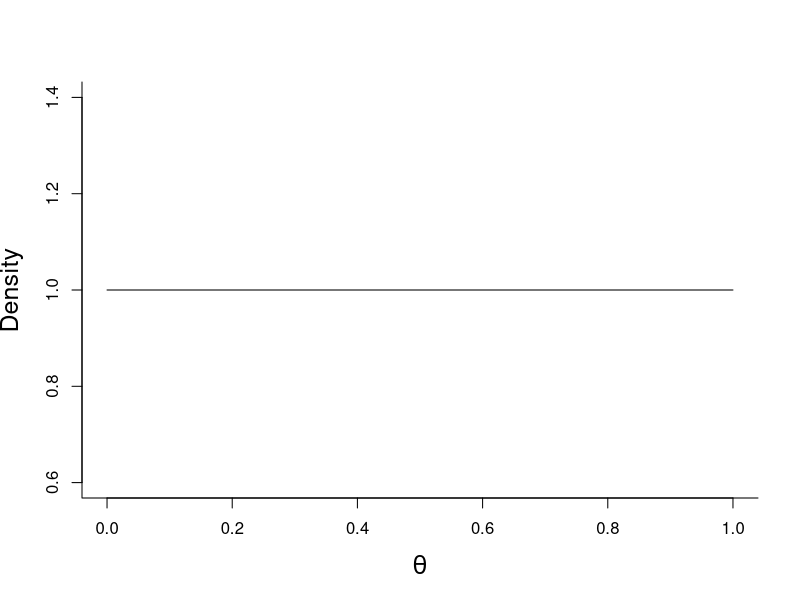
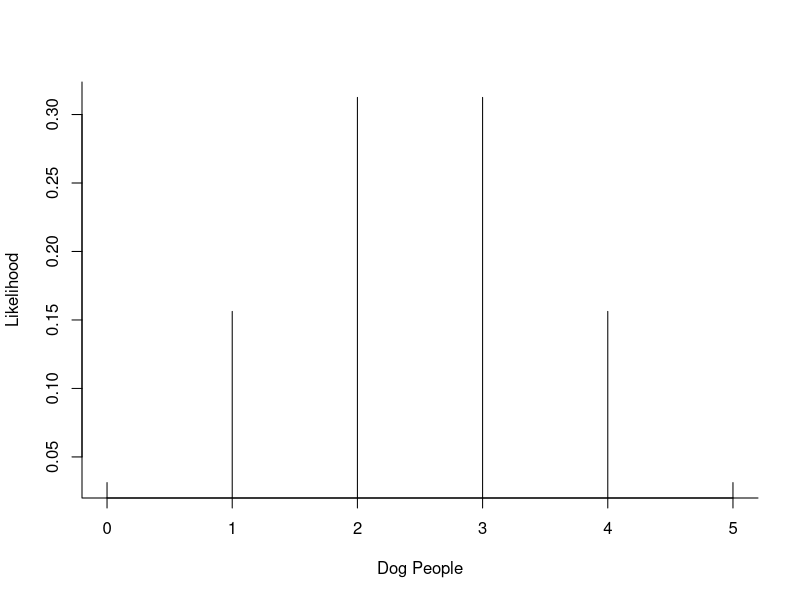
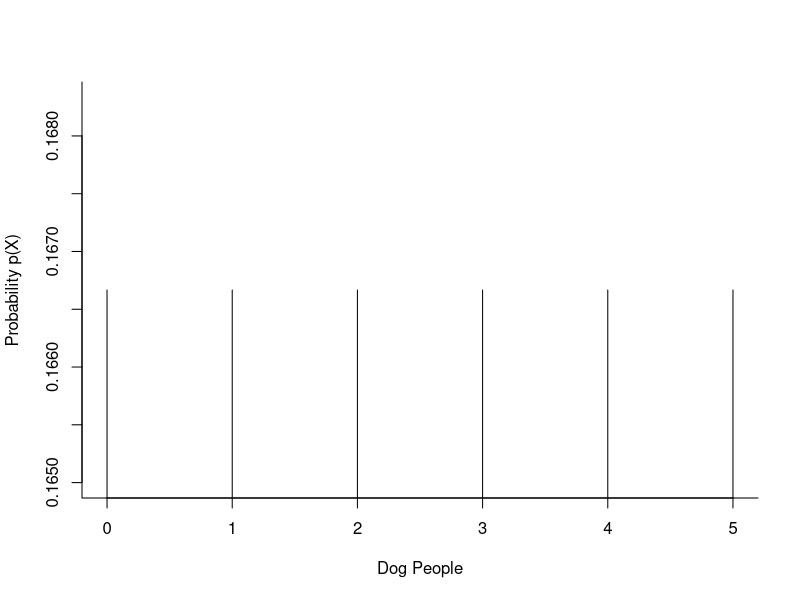
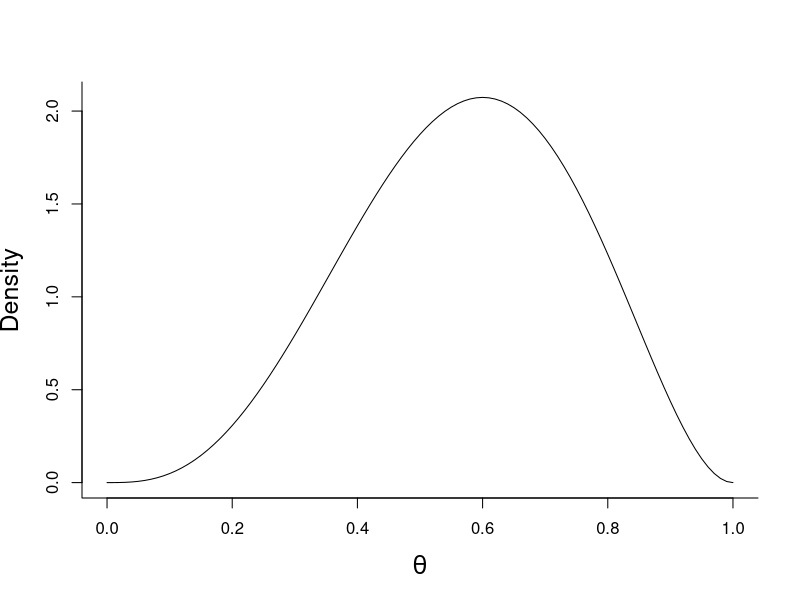
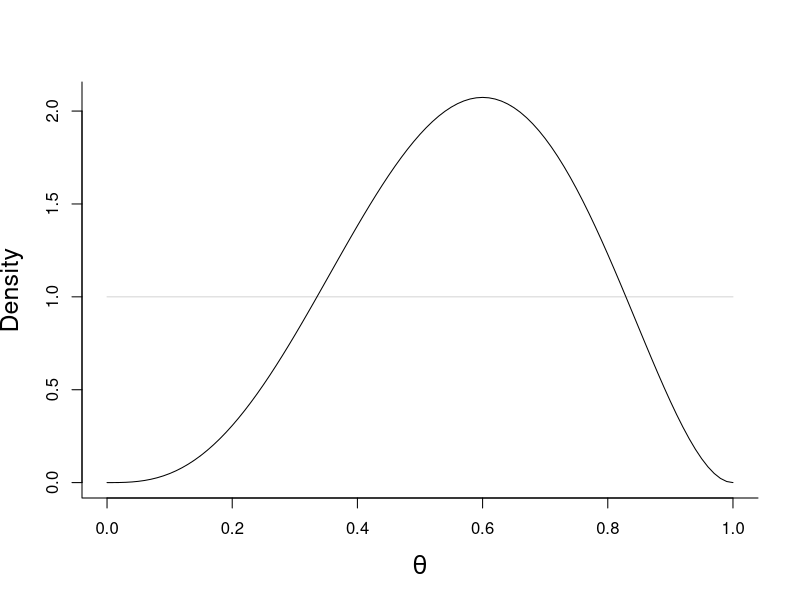

Write the R code that produced these figures, in order.
# ------------------------------------------------------------------------------
#### R LADIES WORKSHOP (September 28, 2021) ####
# ------------------------------------------------------------------------------

dev.off()

#### Specify your prior distribution ####

# Change the shape parameters to find the prior distribution that represents
# your belief best. 
# Remember: theta = 0 = 0% dog people; theta = 1 = 100% dog people

shape1 <- 1
shape2 <- 1

curve(dbeta(x, shape1, shape2),
      bty="l", xlab = bquote(theta), ylab = "Density", cex.lab = 1.5)

#### The likelihood ####

n_observations <- 5
prop <- 0.5

plot(c(0:n_observations), 
     dbinom(c(0:n_observations), n_observations, prob=prop),
     bty="l", xlab = "Dog People", ylab = "Likelihood", type = "h")


#### The prior predictive distribution ####

ppred <- rep(NA, n_observations+1)

for(i in 0:n_observations){
  
  integrand <- function(theta){
    dbinom(i,n_observations,theta) * dbeta(theta,shape1,shape2)
  }
  
  ppred[i+1] <- integrate(integrand, lower = 0, upper = 1)$value
  
}

plot(c(0:n_observations), ppred,
     bty="l", xlab = "Dog People", ylab = "Probability p(X)", type = "h")


#### Observed data ####

dogpeople <- c(0,0,1,1,1)

#### Posterior distribution ####

# Marginal likelihood

integrand <- function(theta){
  dbinom(sum(dogpeople),length(dogpeople),theta) * dbeta(theta,shape1,shape2)
}

ML <- integrate(integrand, lower = 0, upper = 1)$value

# Posterior distribution

posterior <- function(theta){
  dbinom(sum(dogpeople),length(dogpeople),theta) * dbeta(theta,shape1,shape2) / ML
}

curve(posterior(x),
      bty="l", xlab = bquote(theta), ylab = "Density", cex.lab = 1.5)

# Plot prior and posterior for comparison

# Prior and posterior maximum 
# (this is only to scale the y-axis - no need to worry if you don't understand
# this bit)
prior_mode <- (shape1-1)/(shape1+shape2-2)
posterior_mode <- (shape1+sum(dogpeople)-1)/(shape1+shape2+length(dogpeople)-2)

prior_max <- ifelse(is.nan(prior_mode), 1, dbeta(prior_mode, shape1, shape2))
posterior_max <- dbeta(posterior_mode, 
                       shape1 + sum(dogpeople), 
                       shape2 + length(dogpeople) - sum(dogpeople))

# The plot
curve(dbeta(x, shape1, shape2),
      bty="l", xlab = bquote(theta), ylab = "Density", cex.lab = 1.5, 
      col="lightgrey", ylim = c(0, max(c(prior_max, posterior_max))))

curve(posterior(x),
      bty="l", xlab = bquote(theta), ylab = "Density", cex.lab = 1.5, 
      add = TRUE)

#### The credible interval ####

# Cumulative density function of the posterior
posterior_CDF <- function(theta){
  integrate(posterior, lower = 0, upper = theta)$value
}

# Which values of theta cut off 2.5% at either end of the posterior? These
# values mark the 95% central credible interval.

lower_bound <- optimize(function(x) (posterior_CDF(x)-0.025)^2,
                        lower = 0, upper = 1)$minimum
upper_bound <- optimize(function(x) (posterior_CDF(x)-0.975)^2,
                        lower = 0, upper = 1)$minimum

#### The Bayes factor ####

# Here, we compare the binomial model with the dispersed prior against a model
# where the binomial parameter is fixed to a constant. However, it would also
# be possible to compare two models with different dispersed priors or even
# non-nested models.

# Compute the marginal likelihoods (ML_1 was computed earlier)
ML_1 <- ML 
ML_2 <- dbinom(sum(dogpeople), length(dogpeople), prob = 0.5)

# Compute the Bayes factor
BF12 <- ML_1 / ML_2

#### Posterior model odds ####

# First, define your prior model odds
prior_prob_M1 <- 0.5
prior_prob_M2 <- 0.5
prior_model_odds <- prior_prob_M1 / prior_prob_M2

# Then, update with the Bayes factor
posterior_model_odds <- prior_model_odds * BF12



